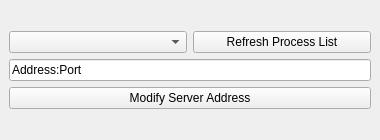
<?xml version="1.0" encoding="UTF-8"?>
<ui version="4.0">
 <class>MainWindow</class>
 <widget class="QMainWindow" name="MainWindow">
  <property name="geometry">
   <rect>
    <x>0</x>
    <y>0</y>
    <width>380</width>
    <height>140</height>
   </rect>
  </property>
  <property name="windowTitle">
   <string>5D Chess Server Address Modifier</string>
  </property>
  <widget class="QWidget" name="centralwidget">
   <layout class="QGridLayout" name="gridLayout_2">
    <item row="0" column="0">
     <layout class="QGridLayout" name="gridLayout">
      <item row="0" column="1">
       <widget class="QPushButton" name="pushButtonRefresh">
        <property name="sizePolicy">
         <sizepolicy hsizetype="Preferred" vsizetype="Fixed">
          <horstretch>0</horstretch>
          <verstretch>0</verstretch>
         </sizepolicy>
        </property>
        <property name="text">
         <string>Refresh Process List</string>
        </property>
       </widget>
      </item>
      <item row="0" column="0">
       <widget class="QComboBox" name="comboBoxProcess">
        <property name="sizePolicy">
         <sizepolicy hsizetype="Preferred" vsizetype="Fixed">
          <horstretch>0</horstretch>
          <verstretch>0</verstretch>
         </sizepolicy>
        </property>
       </widget>
      </item>
      <item row="2" column="0" colspan="2">
       <widget class="QPushButton" name="pushButtonModify">
        <property name="sizePolicy">
         <sizepolicy hsizetype="Preferred" vsizetype="Fixed">
          <horstretch>0</horstretch>
          <verstretch>0</verstretch>
         </sizepolicy>
        </property>
        <property name="text">
         <string>Modify Server Address</string>
        </property>
       </widget>
      </item>
      <item row="1" column="0" colspan="2">
       <widget class="QLineEdit" name="lineEditAddress">
        <property name="sizePolicy">
         <sizepolicy hsizetype="Preferred" vsizetype="Fixed">
          <horstretch>0</horstretch>
          <verstretch>0</verstretch>
         </sizepolicy>
        </property>
        <property name="text">
         <string>Address:Port</string>
        </property>
       </widget>
      </item>
     </layout>
    </item>
   </layout>
  </widget>
 </widget>
 <resources/>
 <connections/>
</ui>
